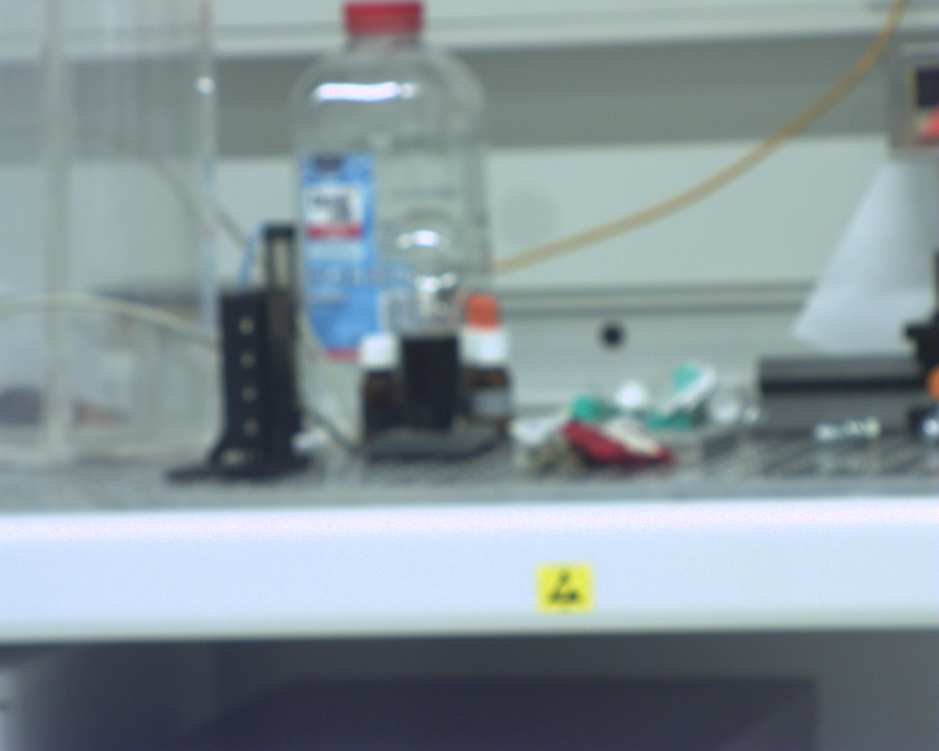
%> input picture Lab1/Bildg_Messtechnik_Lab/Autofokus/images/image_01.5.png, 939 x 751 px, shrunk from 1280 x 1024 before the run; its folder holds only this picture in this run
$ octave main.m   (GNU Octave 9; MATLAB toolbox functions it lacks are replaced by stand-ins)
%> lines starting %> are read from the running program, lines starting %| are printed output that depends on the picture; long printed decimals are rounded
%
% Autofocus
%

N = 1000;

% directory that contains the image sequence
img_dir = 'images';
% type of the image (e.g. jpg)
img_type = '.png';
img_names = dir([img_dir '/*' img_type]);

%%
% name of the first image
%img_name = img_names(1).name;

imshowD = @(img) imshow(im2uint8(img));
focVal = [];
focName = [];

for i = 1:length(img_names)
    img_name = img_names(i).name;
    img = imread([img_dir '/' img_name]);
%> img is the input picture: size 751x939x3 uint8; mean R, G, B 133.9, 148.5, 153.4
    imgG = rgb2gray(img);
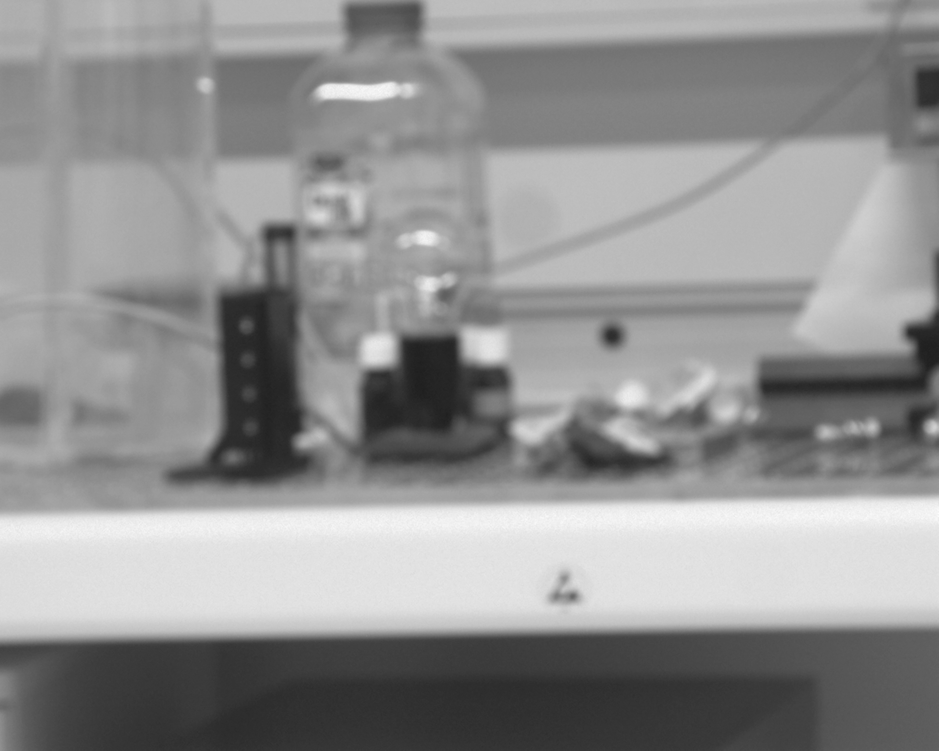
%> imgG: size 751x939 uint8; min 31, max 252, mean 144.7
    imgG = im2double(imgG);
%> imgG: size 751x939 double

    % [4 lines of commented-out code are left out]
    [grd,~] = imgradient(imgG,'CentralDifference');
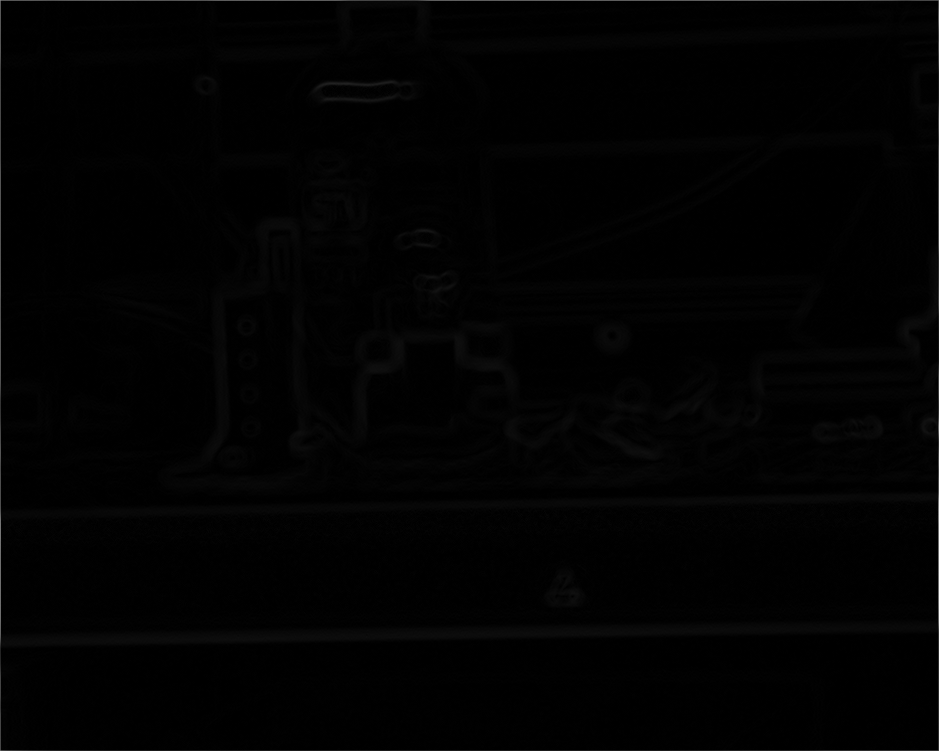
%> grd: size 751x939 double; min 0, max 0.486, mean 0.00871
    %imshowD(grd / max(grd(1:end)));

    %subplot(2,2,3);
    %hist(grd(1:end),0:0.01:1);

    grdS = sort(grd,'descend');

    focusInd = sum(grdS(1:N)) / N;
%> focusInd = 0.242
    fprintf('%s - %d\n', img_name, focusInd);
%| image_01.5.png - 0.2416

    focVal = [focVal, focusInd];
%> focVal = 0.242
end

%%
focNames = {};
for i = 1:length(img_names)
    n = img_names(i).name;
    focNames{i} = n(7:end-4);
end

%%
plot(focVal);
set(gca,'XLim',[1 length(focNames)],'XTick',1:length(focNames),'XTickLabel',focNames)
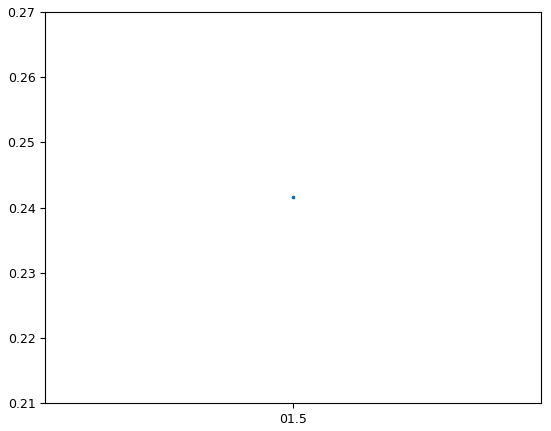
%> figure redrawn from the program's plot data
